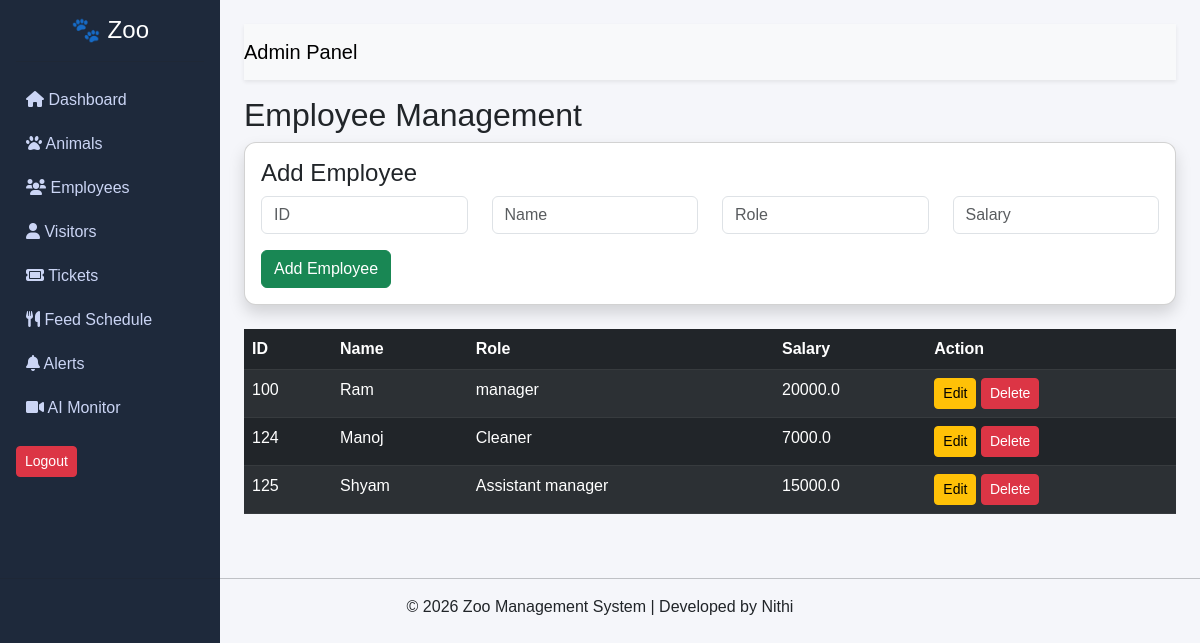
Before: /employees (signed in) with the older database file.
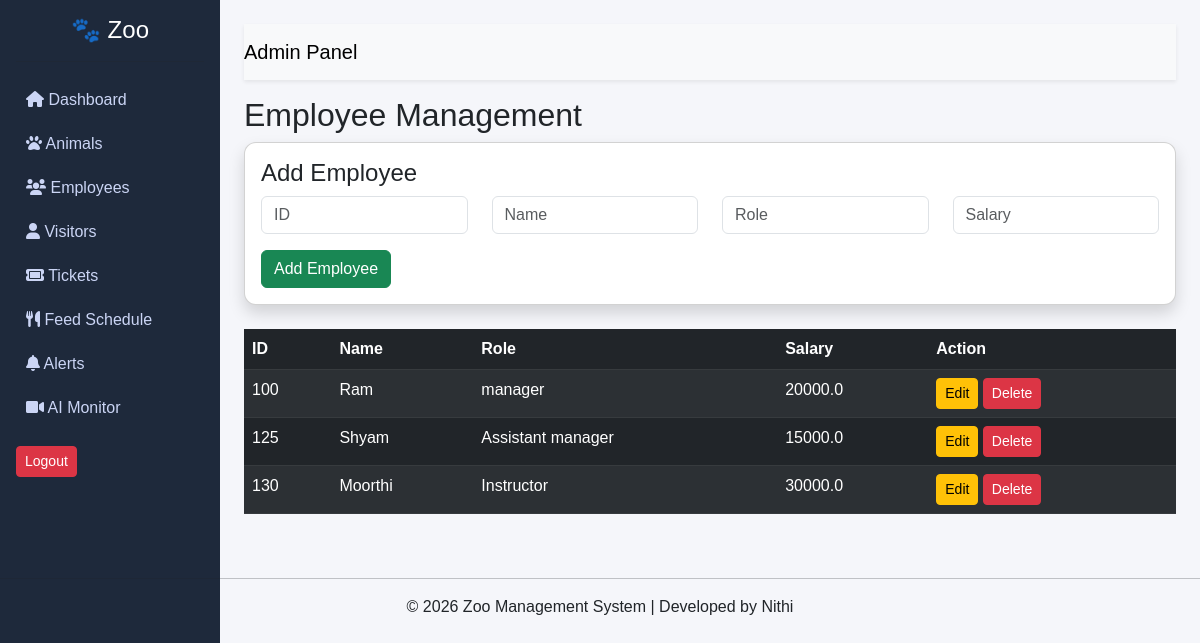
After: the same page with the newer database file.
### tables this page shows
CREATE TABLE employees (
            emp_id TEXT PRIMARY KEY,
            name TEXT,
            role TEXT,
            salary REAL
        );

### app.py (the view, shortened to what this page needs)
@app.route('/employees', methods=['GET', 'POST'])
def employees():
    if 'user' not in session:
        return redirect('/login')
    data = zoo_db.get_employees()
    return render_template('view_employees.html', employees=data)

### zoo_database.py (called while the page is built)
    def get_employees(self):
        self.cursor.execute("SELECT * FROM employees")
        return self.cursor.fetchall()

### templates/view_employees.html
{% extends "base.html" %}
{% block content %}
<h2>Employee Management</h2>
<div class="card p-3 shadow mb-4">
    <h4>Add Employee</h4>
    <form method="POST">
        <div class="row">
            <div class="col-md-3">
                <input type="text" name="emp_id" class="form-control" placeholder="ID" required>
            </div>
            <div class="col-md-3">
                <input type="text" name="name" class="form-control" placeholder="Name" required>
            </div>
            <div class="col-md-3">
                <input type="text" name="role" class="form-control" placeholder="Role" required>
            </div>
            <div class="col-md-3">
                <input type="number" name="salary" class="form-control" placeholder="Salary" required>
            </div>
        </div>
        <button class="btn btn-success mt-3">Add Employee</button>
    </form>
</div>
<table class="table table-dark table-striped">
    <thead>
        <tr>
            <th>ID</th>
            <th>Name</th>
            <th>Role</th>
            <th>Salary</th>
            <th>Action</th>
        </tr>
    </thead>
    <tbody>
        {% for emp in employees %}
        <tr>
            <td>{{ emp[0] }}</td>
            <td>{{ emp[1] }}</td>
            <td>{{ emp[2] }}</td>
            <td>{{ emp[3] }}</td>
            <td>
                <a href="/edit_employee/{{ emp[0] }}" class="btn btn-warning btn-sm">Edit</a>
                <a href="/delete_employee/{{ emp[0] }}"
                    class="btn btn-danger btn-sm"
                    onclick="return confirm('Delete this employee?');">
                    Delete
                </a>
            </td>
        </tr>
        {% endfor %}
    </tbody>
</table>
{% endblock %}

### templates/base.html (shortened to what this page needs)
<!DOCTYPE html>
<html>
<head>
    <link href="https://cdn.jsdelivr.net/npm/bootstrap@5.3.0/dist/css/bootstrap.min.css" rel="stylesheet">
    <link rel="stylesheet" href="{{ url_for('static', filename='style.css') }}">
    <link rel="stylesheet" href="https://cdnjs.cloudflare.com/ajax/libs/font-awesome/6.0.0/css/all.min.css">
</head>
<body>
<div class="d-flex">
    <div class="sidebar p-3">
        <h4 class="text-white">🐾 Zoo</h4>
        <hr>
        <a href="/" class="menu"><i class="fas fa-home"></i> Dashboard</a>
        <a href="/animals" class="menu"><i class="fas fa-paw"></i> Animals</a>
        <a href="/employees" class="menu"><i class="fas fa-users"></i> Employees</a>
        <a href="/visitors" class="menu"><i class="fas fa-user"></i> Visitors</a>
        <a href="/tickets" class="menu"><i class="fas fa-ticket"></i> Tickets</a>
        <a href="/feed" class="menu"><i class="fas fa-utensils"></i> Feed Schedule</a>
        <a href="/alerts" class="menu">
            <i class="fas fa-bell"></i> Alerts
        </a>
        <a href="/live" class="menu">
            <i class="fas fa-video"></i> AI Monitor
        </a>
        <a href="/logout" class="btn btn-danger btn-sm mt-3">Logout</a>
    </div>
    <div class="content p-4">
        <nav class="navbar bg-light shadow-sm mb-3">
            <span class="navbar-brand">Admin Panel</span>
        </nav>
        {% block content %}{% endblock %}
    </div>
</div>
</body>
<footer class="text-center mt-4">
    <hr>
    <p>© 2026 Zoo Management System | Developed by Nithi</p>
</footer>
</html>

### static/style.css (style rules this page uses)
body { margin: 0; font-family: Arial, sans-serif; background-color: #f5f6fa; }
.sidebar { width: 220px; height: 100vh; background: #1e293b; position: fixed; }
.sidebar h4 { text-align: center; }
.menu { display: block; color: #cbd5f5; padding: 10px; text-decoration: none; border-radius: 5px; }
.card { border-radius: 12px; }
.content { margin-left: 220px; width: 100%; }

Changed rows visible on the page:
removed employees: emp_id "124", name "Manoj", role "Cleaner", salary "7000.0"
added employees: emp_id "130", name "Moorthi", role "Instructor", salary "30000.0"
